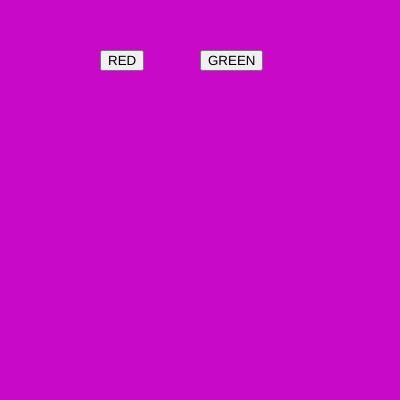
Frame 1 (no input)
Frame 60 (no input): identical to frame 1, image omitted
Frame 120 (the mouse pressed at the canvas centre since frame 60): identical to frame 1, image omitted

The p5.js sketch that drew this single still picture (run headless with seeded random() and noise() and a simulated clock; from frame 60 on, the mouse is pressed at the canvas centre):

// p5.js sketch
// ── sketch.js
var btn_red;
var btn_green;

var r = 0;
var g = 0;
var b = 0;

function setup() 
{
  createCanvas(400, 400);  
  btn_red=createButton("RED");
  btn_red.position(100,50);
  btn_red.mousePressed(red_bg);

  btn_green=createButton("GREEN");
  btn_green.position(200,50);
  btn_green.mousePressed(green_bg);
}

function draw() 
{
  background(200,10,200);
  
}

function  red_bg()
{
  r=255
  g=0
  b=0
}
  
function  green_bg()
{
  r=0
  g=255
  b=0
}
